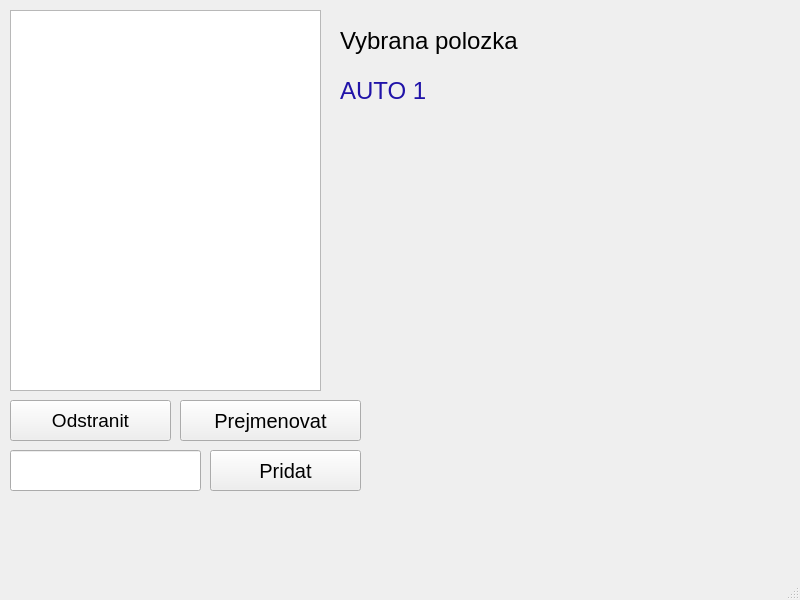
<?xml version="1.0" encoding="UTF-8"?>
<ui version="4.0">
 <class>MainWindow</class>
 <widget class="QMainWindow" name="MainWindow">
  <property name="geometry">
   <rect>
    <x>0</x>
    <y>0</y>
    <width>800</width>
    <height>600</height>
   </rect>
  </property>
  <property name="windowTitle">
   <string>MainWindow</string>
  </property>
  <widget class="QWidget" name="centralwidget">
   <widget class="QListWidget" name="registr">
    <property name="geometry">
     <rect>
      <x>10</x>
      <y>10</y>
      <width>311</width>
      <height>381</height>
     </rect>
    </property>
    <property name="font">
     <font>
      <pointsize>12</pointsize>
     </font>
    </property>
   </widget>
   <widget class="QLabel" name="label">
    <property name="geometry">
     <rect>
      <x>340</x>
      <y>20</y>
      <width>381</width>
      <height>41</height>
     </rect>
    </property>
    <property name="font">
     <font>
      <pointsize>18</pointsize>
     </font>
    </property>
    <property name="text">
     <string>Vybrana polozka</string>
    </property>
   </widget>
   <widget class="QLabel" name="label_vyber">
    <property name="geometry">
     <rect>
      <x>340</x>
      <y>70</y>
      <width>381</width>
      <height>41</height>
     </rect>
    </property>
    <property name="palette">
     <palette>
      <active>
       <colorrole role="WindowText">
        <brush brushstyle="SolidPattern">
         <color alpha="255">
          <red>32</red>
          <green>19</green>
          <blue>168</blue>
         </color>
        </brush>
       </colorrole>
       <colorrole role="Text">
        <brush brushstyle="SolidPattern">
         <color alpha="255">
          <red>19</red>
          <green>19</green>
          <blue>255</blue>
         </color>
        </brush>
       </colorrole>
       <colorrole role="PlaceholderText">
        <brush brushstyle="SolidPattern">
         <color alpha="128">
          <red>19</red>
          <green>19</green>
          <blue>255</blue>
         </color>
        </brush>
       </colorrole>
      </active>
      <inactive>
       <colorrole role="WindowText">
        <brush brushstyle="SolidPattern">
         <color alpha="255">
          <red>32</red>
          <green>19</green>
          <blue>168</blue>
         </color>
        </brush>
       </colorrole>
       <colorrole role="Text">
        <brush brushstyle="SolidPattern">
         <color alpha="255">
          <red>19</red>
          <green>19</green>
          <blue>255</blue>
         </color>
        </brush>
       </colorrole>
       <colorrole role="PlaceholderText">
        <brush brushstyle="SolidPattern">
         <color alpha="128">
          <red>19</red>
          <green>19</green>
          <blue>255</blue>
         </color>
        </brush>
       </colorrole>
      </inactive>
      <disabled>
       <colorrole role="WindowText">
        <brush brushstyle="SolidPattern">
         <color alpha="255">
          <red>120</red>
          <green>120</green>
          <blue>120</blue>
         </color>
        </brush>
       </colorrole>
       <colorrole role="Text">
        <brush brushstyle="SolidPattern">
         <color alpha="255">
          <red>120</red>
          <green>120</green>
          <blue>120</blue>
         </color>
        </brush>
       </colorrole>
       <colorrole role="PlaceholderText">
        <brush brushstyle="SolidPattern">
         <color alpha="128">
          <red>0</red>
          <green>0</green>
          <blue>0</blue>
         </color>
        </brush>
       </colorrole>
      </disabled>
     </palette>
    </property>
    <property name="font">
     <font>
      <pointsize>18</pointsize>
     </font>
    </property>
    <property name="text">
     <string>AUTO 1</string>
    </property>
   </widget>
   <widget class="QPushButton" name="btn_odstranit">
    <property name="geometry">
     <rect>
      <x>10</x>
      <y>400</y>
      <width>161</width>
      <height>41</height>
     </rect>
    </property>
    <property name="font">
     <font>
      <pointsize>14</pointsize>
     </font>
    </property>
    <property name="text">
     <string>Odstranit</string>
    </property>
   </widget>
   <widget class="QPushButton" name="btn_rename">
    <property name="geometry">
     <rect>
      <x>180</x>
      <y>400</y>
      <width>181</width>
      <height>41</height>
     </rect>
    </property>
    <property name="font">
     <font>
      <pointsize>15</pointsize>
     </font>
    </property>
    <property name="text">
     <string>Prejmenovat</string>
    </property>
   </widget>
   <widget class="QLineEdit" name="le_add">
    <property name="geometry">
     <rect>
      <x>10</x>
      <y>450</y>
      <width>191</width>
      <height>41</height>
     </rect>
    </property>
    <property name="font">
     <font>
      <pointsize>15</pointsize>
     </font>
    </property>
   </widget>
   <widget class="QPushButton" name="btn_add">
    <property name="geometry">
     <rect>
      <x>210</x>
      <y>450</y>
      <width>151</width>
      <height>41</height>
     </rect>
    </property>
    <property name="font">
     <font>
      <pointsize>15</pointsize>
     </font>
    </property>
    <property name="text">
     <string>Pridat</string>
    </property>
   </widget>
  </widget>
  <widget class="QMenuBar" name="menubar">
   <property name="geometry">
    <rect>
     <x>0</x>
     <y>0</y>
     <width>800</width>
     <height>26</height>
    </rect>
   </property>
  </widget>
  <widget class="QStatusBar" name="statusbar"/>
 </widget>
 <resources/>
 <connections/>
</ui>
